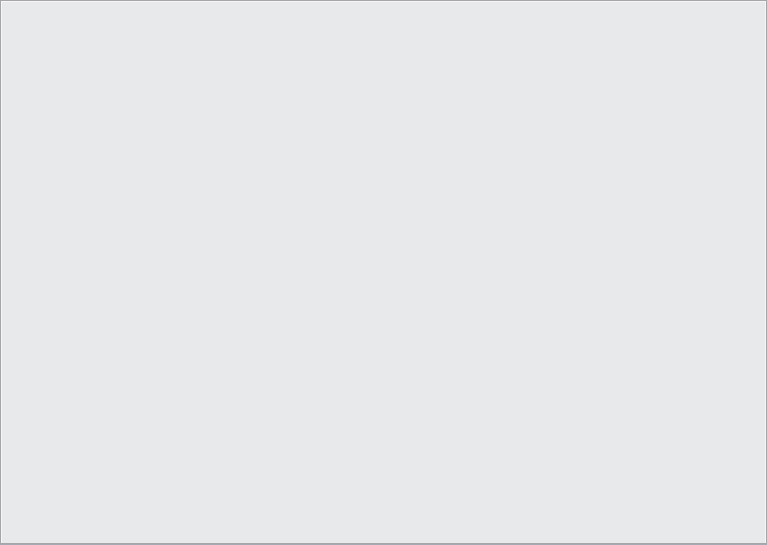
<?xml version="1.0" encoding="UTF-8"?>
<ui version="4.0">
 <class>FrmTab</class>
 <widget class="QDialog" name="FrmTab">
  <property name="geometry">
   <rect>
    <x>0</x>
    <y>0</y>
    <width>767</width>
    <height>545</height>
   </rect>
  </property>
  <property name="sizePolicy">
   <sizepolicy hsizetype="Preferred" vsizetype="Preferred">
    <horstretch>0</horstretch>
    <verstretch>1</verstretch>
   </sizepolicy>
  </property>
  <property name="windowTitle">
   <string>Dialog</string>
  </property>
  <property name="styleSheet">
   <string notr="true">background-color: rgb(176, 180, 191);</string>
  </property>
  <layout class="QGridLayout" name="gridLayout_2">
   <property name="margin">
    <number>0</number>
   </property>
   <item row="0" column="0">
    <widget class="QTabWidget" name="tabWidget">
     <property name="styleSheet">
      <string notr="true">background-color: rgb(232, 233, 235);
</string>
     </property>
     <property name="currentIndex">
      <number>-1</number>
     </property>
    </widget>
   </item>
  </layout>
 </widget>
 <resources/>
 <connections/>
</ui>
